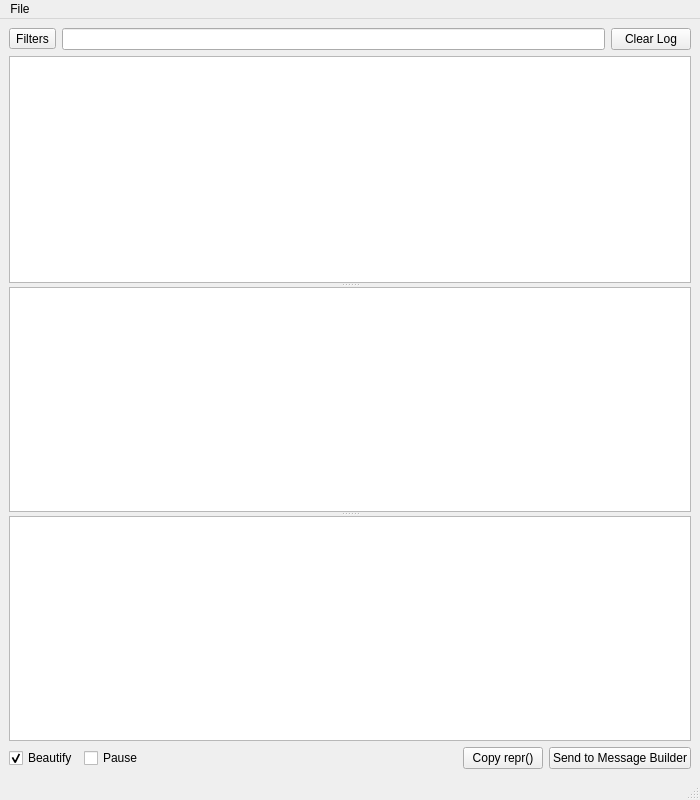
<?xml version="1.0" encoding="UTF-8"?>
<ui version="4.0">
 <class>MainWindow</class>
 <widget class="QMainWindow" name="MainWindow">
  <property name="geometry">
   <rect>
    <x>0</x>
    <y>0</y>
    <width>700</width>
    <height>800</height>
   </rect>
  </property>
  <property name="windowTitle">
   <string notr="true">Hippolyzer GUI</string>
  </property>
  <property name="locale">
   <locale language="English" country="UnitedStates"/>
  </property>
  <widget class="QWidget" name="centralwidget">
   <layout class="QGridLayout" name="gridLayout">
    <item row="0" column="0">
     <layout class="QHBoxLayout" name="horizontalLayoutz">
      <item>
       <widget class="QToolButton" name="toolButtonFilter">
        <property name="contextMenuPolicy">
         <enum>Qt::NoContextMenu</enum>
        </property>
        <property name="text">
         <string>Filters</string>
        </property>
        <property name="popupMode">
         <enum>QToolButton::InstantPopup</enum>
        </property>
        <property name="toolButtonStyle">
         <enum>Qt::ToolButtonIconOnly</enum>
        </property>
        <property name="arrowType">
         <enum>Qt::NoArrow</enum>
        </property>
       </widget>
      </item>
      <item>
       <widget class="QLineEdit" name="lineEditFilter">
        <property name="sizePolicy">
         <sizepolicy hsizetype="Expanding" vsizetype="Fixed">
          <horstretch>0</horstretch>
          <verstretch>0</verstretch>
         </sizepolicy>
        </property>
        <property name="minimumSize">
         <size>
          <width>100</width>
          <height>0</height>
         </size>
        </property>
       </widget>
      </item>
      <item>
       <widget class="QPushButton" name="btnClearLog">
        <property name="text">
         <string>Clear Log</string>
        </property>
        <property name="flat">
         <bool>false</bool>
        </property>
       </widget>
      </item>
     </layout>
    </item>
    <item row="2" column="0">
     <layout class="QHBoxLayout" name="horizontalLayout">
      <item>
       <widget class="QCheckBox" name="checkBeautify">
        <property name="text">
         <string>Beautify</string>
        </property>
        <property name="checked">
         <bool>true</bool>
        </property>
       </widget>
      </item>
      <item>
       <widget class="QCheckBox" name="checkPause">
        <property name="toolTip">
         <string>Temporarily stop logging new messages</string>
        </property>
        <property name="text">
         <string>Pause</string>
        </property>
        <property name="tristate">
         <bool>false</bool>
        </property>
       </widget>
      </item>
      <item>
       <spacer name="horizontalSpacer">
        <property name="orientation">
         <enum>Qt::Horizontal</enum>
        </property>
        <property name="sizeHint" stdset="0">
         <size>
          <width>40</width>
          <height>20</height>
         </size>
        </property>
       </spacer>
      </item>
      <item>
       <widget class="QPushButton" name="btnCopyRepr">
        <property name="text">
         <string>Copy repr()</string>
        </property>
       </widget>
      </item>
      <item>
       <widget class="QPushButton" name="btnMessageBuilder">
        <property name="text">
         <string>Send to Message Builder</string>
        </property>
       </widget>
      </item>
     </layout>
    </item>
    <item row="1" column="0">
     <layout class="QHBoxLayout" name="horizontalLayout_4">
      <item>
       <widget class="QSplitter" name="frameMain">
        <property name="sizePolicy">
         <sizepolicy hsizetype="Expanding" vsizetype="Expanding">
          <horstretch>0</horstretch>
          <verstretch>0</verstretch>
         </sizepolicy>
        </property>
        <property name="orientation">
         <enum>Qt::Vertical</enum>
        </property>
        <widget class="QTableView" name="tableView">
         <property name="sizePolicy">
          <sizepolicy hsizetype="Expanding" vsizetype="Expanding">
           <horstretch>2</horstretch>
           <verstretch>0</verstretch>
          </sizepolicy>
         </property>
         <property name="selectionMode">
          <enum>QAbstractItemView::SingleSelection</enum>
         </property>
         <property name="selectionBehavior">
          <enum>QAbstractItemView::SelectRows</enum>
         </property>
         <property name="textElideMode">
          <enum>Qt::ElideRight</enum>
         </property>
         <property name="wordWrap">
          <bool>false</bool>
         </property>
         <property name="cornerButtonEnabled">
          <bool>false</bool>
         </property>
         <attribute name="horizontalHeaderDefaultSectionSize">
          <number>64</number>
         </attribute>
         <attribute name="verticalHeaderVisible">
          <bool>false</bool>
         </attribute>
        </widget>
        <widget class="QSplitter" name="frameMain2">
         <property name="sizePolicy">
          <sizepolicy hsizetype="Expanding" vsizetype="Expanding">
           <horstretch>0</horstretch>
           <verstretch>0</verstretch>
          </sizepolicy>
         </property>
         <property name="orientation">
          <enum>Qt::Vertical</enum>
         </property>
         <widget class="QPlainTextEdit" name="textRequest">
          <property name="sizePolicy">
           <sizepolicy hsizetype="Expanding" vsizetype="Expanding">
            <horstretch>0</horstretch>
            <verstretch>0</verstretch>
           </sizepolicy>
          </property>
          <property name="minimumSize">
           <size>
            <width>300</width>
            <height>0</height>
           </size>
          </property>
          <property name="baseSize">
           <size>
            <width>0</width>
            <height>0</height>
           </size>
          </property>
          <property name="styleSheet">
           <string notr="true">color: rgb(80, 0, 0)</string>
          </property>
          <property name="tabChangesFocus">
           <bool>true</bool>
          </property>
          <property name="lineWrapMode">
           <enum>QPlainTextEdit::NoWrap</enum>
          </property>
          <property name="readOnly">
           <bool>true</bool>
          </property>
          <property name="plainText">
           <string notr="true"/>
          </property>
          <property name="textInteractionFlags">
           <set>Qt::TextSelectableByKeyboard|Qt::TextSelectableByMouse</set>
          </property>
         </widget>
         <widget class="QPlainTextEdit" name="textResponse">
          <property name="styleSheet">
           <string notr="true">color: rgb(0, 0, 80)</string>
          </property>
          <property name="tabChangesFocus">
           <bool>true</bool>
          </property>
          <property name="lineWrapMode">
           <enum>QPlainTextEdit::NoWrap</enum>
          </property>
          <property name="readOnly">
           <bool>true</bool>
          </property>
          <property name="plainText">
           <string notr="true"/>
          </property>
          <property name="textInteractionFlags">
           <set>Qt::TextSelectableByKeyboard|Qt::TextSelectableByMouse</set>
          </property>
         </widget>
        </widget>
       </widget>
      </item>
     </layout>
    </item>
   </layout>
  </widget>
  <widget class="QStatusBar" name="statusbar"/>
  <widget class="QMenuBar" name="menuBar">
   <property name="geometry">
    <rect>
     <x>0</x>
     <y>0</y>
     <width>700</width>
     <height>22</height>
    </rect>
   </property>
   <widget class="QMenu" name="menuFile">
    <property name="title">
     <string>File</string>
    </property>
    <property name="toolTipsVisible">
     <bool>true</bool>
    </property>
    <addaction name="actionOpenMessageBuilder"/>
    <addaction name="actionOpenNewMessageLogWindow"/>
    <addaction name="separator"/>
    <addaction name="actionImportLogEntries"/>
    <addaction name="actionExportLogEntries"/>
    <addaction name="separator"/>
    <addaction name="actionInstallHTTPSCerts"/>
    <addaction name="actionManageAddons"/>
    <addaction name="actionManageFilters"/>
    <addaction name="separator"/>
    <addaction name="actionProxyRemotelyAccessible"/>
    <addaction name="actionUseViewerObjectCache"/>
    <addaction name="actionRequestMissingObjects"/>
   </widget>
   <addaction name="menuFile"/>
  </widget>
  <action name="actionInstallHTTPSCerts">
   <property name="text">
    <string>Install HTTPS Cert</string>
   </property>
   <property name="toolTip">
    <string>Install the proxy's HTTPS certificate in all viewer directories</string>
   </property>
  </action>
  <action name="actionOpenMessageBuilder">
   <property name="text">
    <string>Open Message &amp;Builder</string>
   </property>
  </action>
  <action name="actionManageAddons">
   <property name="text">
    <string>Manage Addons</string>
   </property>
  </action>
  <action name="actionManageFilters">
   <property name="text">
    <string>Manage Filters</string>
   </property>
  </action>
  <action name="actionProxyRemotelyAccessible">
   <property name="checkable">
    <bool>true</bool>
   </property>
   <property name="text">
    <string>Make Proxy Remotely Accessible</string>
   </property>
   <property name="toolTip">
    <string>Make the proxy accessible from other devices on the network</string>
   </property>
  </action>
  <action name="actionUseViewerObjectCache">
   <property name="checkable">
    <bool>true</bool>
   </property>
   <property name="text">
    <string>Use Viewer Object Cache</string>
   </property>
   <property name="toolTip">
    <string>Can help make the proxy aware of certain objects, but can cause slowdowns</string>
   </property>
  </action>
  <action name="actionRequestMissingObjects">
   <property name="checkable">
    <bool>true</bool>
   </property>
   <property name="text">
    <string>Automatically Request Missing Objects</string>
   </property>
   <property name="toolTip">
    <string>Force the proxy to request objects that it doesn't know about due to cache misses</string>
   </property>
  </action>
  <action name="actionOpenNewMessageLogWindow">
   <property name="text">
    <string>Open New Message Log Window</string>
   </property>
  </action>
  <action name="actionImportLogEntries">
   <property name="text">
    <string>Import Log Entries</string>
   </property>
  </action>
  <action name="actionExportLogEntries">
   <property name="text">
    <string>Export Log Entries</string>
   </property>
  </action>
 </widget>
 <resources/>
 <connections/>
</ui>
